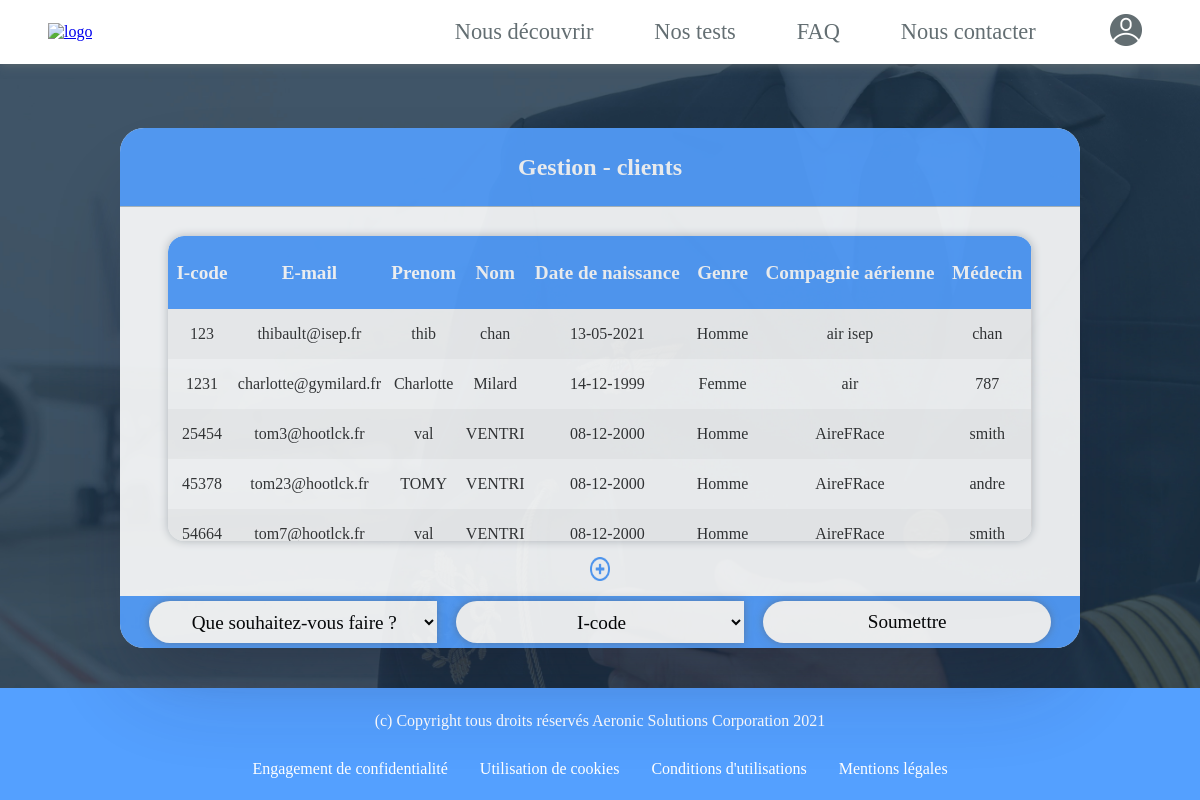
The app's page /controller/gestionClientController.php (signed in), older data.
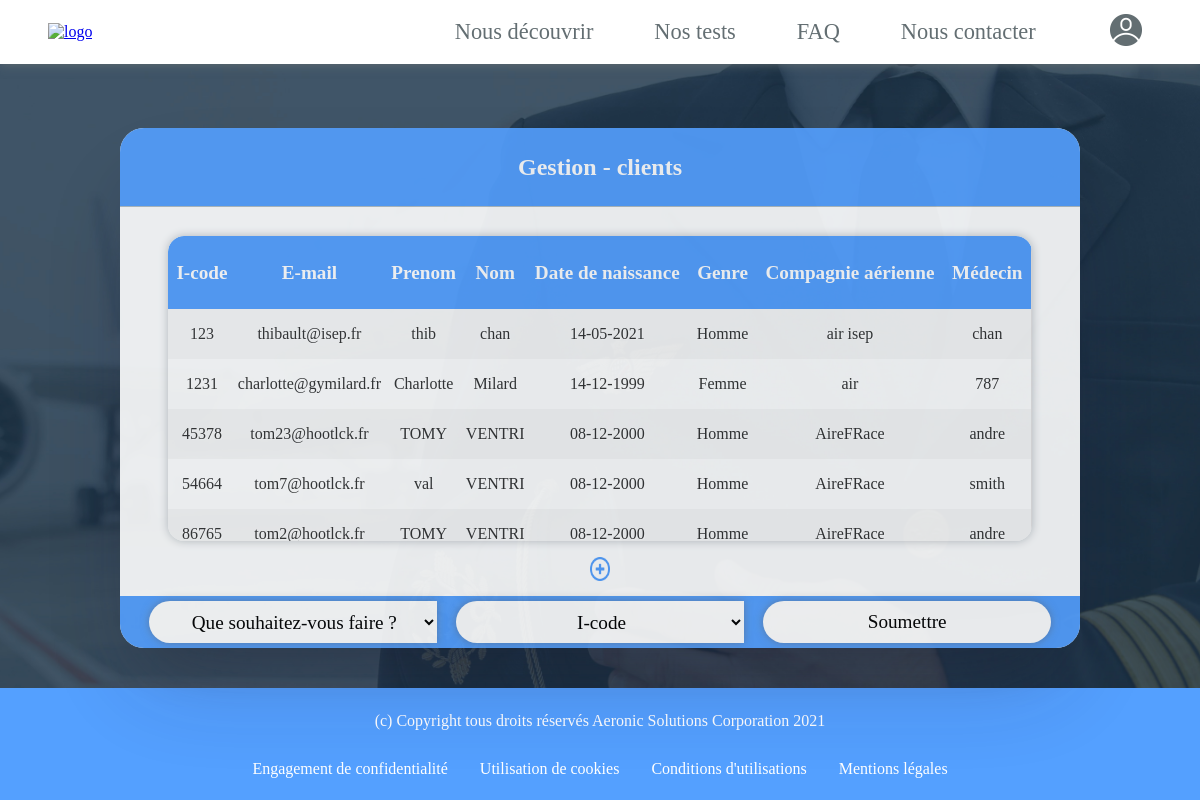
The same page, newer data.
### tables this page shows
CREATE TABLE IF NOT EXISTS `clients` (
  `id` int(11) NOT NULL AUTO_INCREMENT,
  `firstName` varchar(255) NOT NULL,
  `name` varchar(255) NOT NULL,
  `birthDate` date NOT NULL,
  `kind` varchar(255) NOT NULL,
  `company` varchar(255) NOT NULL,
  `mail` varchar(255) NOT NULL,
  `password` varchar(255) NOT NULL,
  `doctor` varchar(255) NOT NULL,
  `status` varchar(255) NOT NULL DEFAULT 'client',
  `icode` int(11) NOT NULL,
  `banish` varchar(5) NOT NULL DEFAULT 'false',
  PRIMARY KEY (`id`),
  UNIQUE KEY `mail` (`mail`),
  UNIQUE KEY `icode` (`icode`) USING BTREE
);

### controller/gestionClientController.php (called while the page is built, shortened)
<?php session_start();
include '../view/header.php';
include '../view/footer.php';
include '../model/database.php';
if (isset($_POST['gestionClient'])) {
    if (isset($_SESSION['modifclient'])) {
        unset($_SESSION['modifclient']);
    }
    extract($_POST);
    $_SESSION['modifclient'] = $_POST['code'];
    if ($_POST['gestionClient'] == 'modifier') {
        header("Location: modifClientController.php");exit;
    } else if ($_POST['gestionClient'] == 'bannir') {
        header("Location: bannirClientController.php");exit;
    } else if ($_POST['gestionClient'] == 'supprimer') {
        header("Location: supprimerClientController.php");exit;
    }
} include '../view/gestionClient.php';
?>

### view/gestionClient.php (the view, shortened to what this page needs)
<!DOCTYPE html>
<html>
<head>
    <link rel="stylesheet" href="../public/css/gestionClient.css"/>
</head>
<body>
<div class="contentGestion">
    <div class="title_container">
        <h3>Gestion - clients</h3>
    </div>
    <div class="gestion_container">
        <div class="tbody_container">
            <table class="tableau_container">
                <thead>
                    <tr>
                    <th>I-code</th>
                    <th>E-mail</th>
                    <th>Prenom</th>
                    <th>Nom</th>
                    <th>Date de naissance</th>
                    <th>Genre</th>
                    <th>Compagnie aérienne</th>
                    <th>Médecin</th>
                    </tr>
                </thead>
                <tbody>
                    <?php
                    $q = $db->query("SELECT * FROM clients order by icode asc");
                    while($row = $q ->fetch()){
                        $icode=$row[10];
                        $mail=$row[6];
                        $firstName = $row[1];
                        $name = $row[2];
                        $birthDate = date("d-m-Y",strtotime($row[3]));
                        $kind = $row[4];
                        $company = $row[5];
                        $doctor = $row[8];
                        ?><tr>
                        <td><?=$icode?></td>
                        <td><?=$mail?></td>
                        <td><?=$firstName?></td>
                        <td><?=$name?></td>
                        <td><?=$birthDate?></td>
                        <td><?=$kind?></td>
                        <td><?=$company?></td>
                        <td><?=$doctor?></td>
                        </tr> <?php
                    }
                    ?>
                </tbody>
            </table>
        </div>
        <div class="plus_container">
           <a href="ajoutClientController.php"> <img src="../public/images/pluss.png" alt=""></a>
        </div>
    </div>
    <form method="post" class="form_message">
        <div class="gestionnaireM">
            <select name="gestionClient" id="gestionClient" required>
                <option value="" >Que souhaitez-vous faire ?</option>
            </select>
            <select name="code" id="code" required >
                <option value="" selected="selected" disabled="disabled">I-code</option>
            </select>
            <button type="submit" id="buttonAdd" name="buttonAdd">Soumettre</button>
          </div>
    </form>
</div>
<div class="espace"></div>
</body>
</html>

Row changes from the older to the newer data that the page shows:
removed clients: icode "123", mail "thibault@isep.fr", firstName "thib", name "chan", birthDate "13-05-2021", kind "Homme", company "air isep", doctor "chan"
removed clients: icode "25454", mail "tom3@hootlck.fr", firstName "val", name "VENTRI", birthDate "08-12-2000", kind "Homme", company "AireFRace", doctor "smith"
added clients: icode "123", mail "thibault@isep.fr", firstName "thib", name "chan", birthDate "14-05-2021", kind "Homme", company "air isep", doctor "chan"
now on this page (row unchanged): clients: icode "86765", mail "tom2@hootlck.fr", firstName "TOMY", name "VENTRI", birthDate "08-12-2000", kind "Homme", company "AireFRace", doctor "andre"
